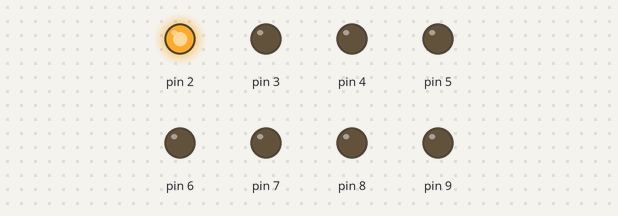
A sketch run on a simulated Arduino Uno, built with avr-gcc and run on an emulated ATmega328P. Shown: output pins drawn as LEDs (lit = HIGH).

Above: at 0.1 s.
At 0.9 s:
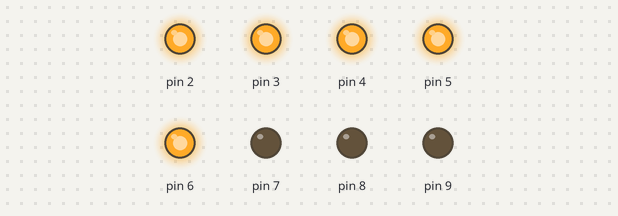
At 1.7 s:
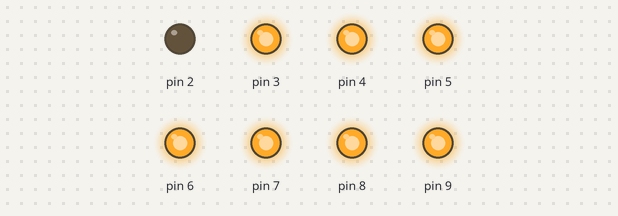
At 3.5 s:
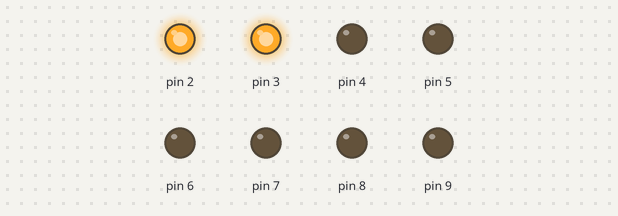
At 5.3 s:
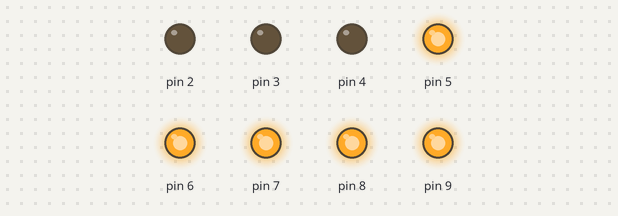
At 7.1 s:
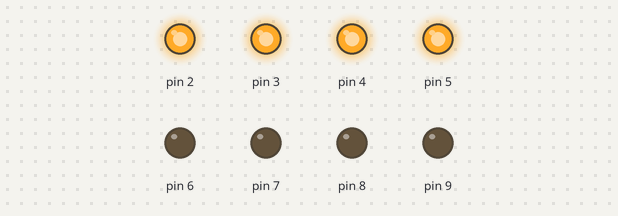
Timing chart, 0 to 7.4 s (numbered marks = the images above):
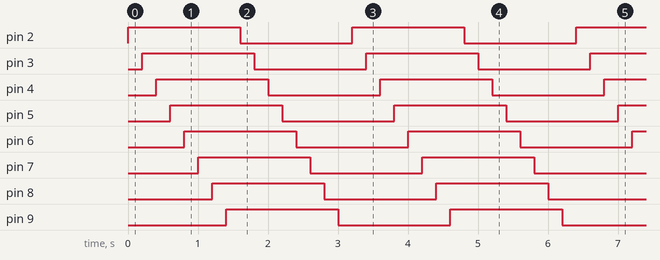

Measured:
- by itself, pin 2–9: alternates HIGH for 1.6 s and LOW for 1.6 s
- by itself, everything shown: repeats every 3.2 s, in 16 steps

The sketch:

simple-snake.ino
```cpp
void setup(){
  for (int i=2; i<10; i++){   //цикл i от 2 до 9
    pinMode(i, OUTPUT);       //назначаем i-й пин на вывод
  }
}

void loop(){
  for (int i=2; i<10; i++){   //цикл i от 2 до 9
    digitalWrite(i, HIGH);    //зажигаем i-й светодиод
    delay(200);               //ждем 200 миллисекунд
  }
  for (int i=2; i<10; i++){   //цикл i от 2 до 9
    digitalWrite(i, LOW);     //гасим i-й светодиод
    delay(200);               //ждем 200 миллисекунд
  }
}
```
